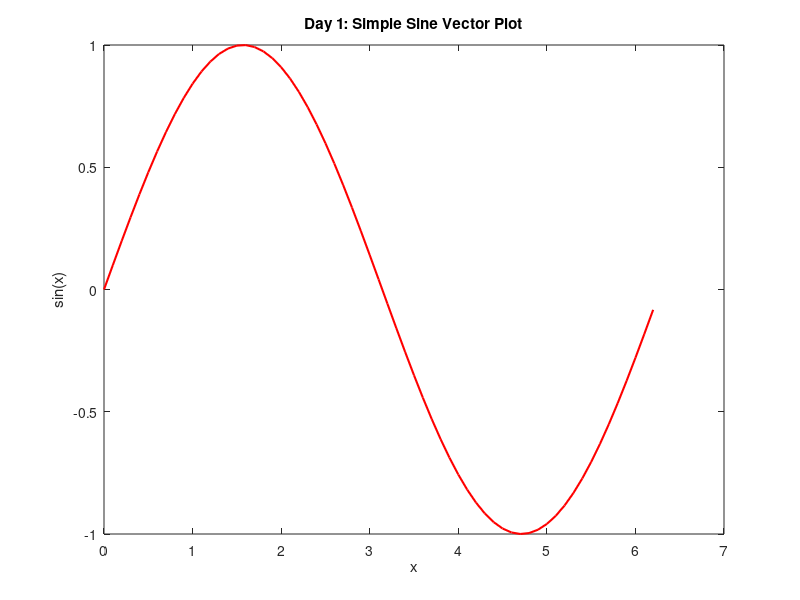

Source code (MATLAB):
%% Day 1 - Vectors in MATLAB
% Author: Hexadecimal-bot
% Part of 90 Days Learning Path

clc; clear; close all;

%% Create vectors
% Row vector
rowVec = 1:10;
disp('Row Vector:');
disp(rowVec);

% Column vector
colVec = (1:5)';
disp('Column Vector:');
disp(colVec);

%% Plot simple sine vector
fig = figure;              % create new figure window
ax = axes(fig);            % create axes in figure

x = 0:0.1:2*pi;
y = sin(x);

plot(ax, x, y, 'r', 'LineWidth', 1.5);
xlabel(ax, 'x');
ylabel(ax, 'sin(x)');
title(ax, 'Day 1: Simple Sine Vector Plot');

%% Save plot as PNG in script's folder
outFile = fullfile(fileparts(mfilename('fullpath')), 'day01_vectors.png');
saveas(fig, outFile);  % fallback save method for MATLAB Online

disp(['✅ Day 1 complete. Plot saved at: ' outFile]);
